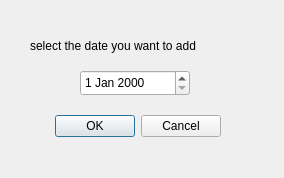
<?xml version="1.0" encoding="UTF-8"?>
<ui version="4.0">
 <class>Dialog</class>
 <widget class="QDialog" name="Dialog">
  <property name="geometry">
   <rect>
    <x>0</x>
    <y>0</y>
    <width>284</width>
    <height>178</height>
   </rect>
  </property>
  <property name="windowTitle">
   <string>Dialog</string>
  </property>
  <widget class="QDialogButtonBox" name="buttonBox">
   <property name="geometry">
    <rect>
     <x>50</x>
     <y>110</y>
     <width>171</width>
     <height>32</height>
    </rect>
   </property>
   <property name="orientation">
    <enum>Qt::Horizontal</enum>
   </property>
   <property name="standardButtons">
    <set>QDialogButtonBox::Cancel|QDialogButtonBox::Ok</set>
   </property>
  </widget>
  <widget class="QLabel" name="label">
   <property name="geometry">
    <rect>
     <x>30</x>
     <y>30</y>
     <width>221</width>
     <height>31</height>
    </rect>
   </property>
   <property name="text">
    <string>select the date you want to add</string>
   </property>
  </widget>
  <widget class="QDateEdit" name="dateEdit">
   <property name="geometry">
    <rect>
     <x>80</x>
     <y>70</y>
     <width>110</width>
     <height>26</height>
    </rect>
   </property>
   <property name="calendarPopup">
    <bool>false</bool>
   </property>
  </widget>
 </widget>
 <resources/>
 <connections>
  <connection>
   <sender>buttonBox</sender>
   <signal>accepted()</signal>
   <receiver>Dialog</receiver>
   <slot>accept()</slot>
   <hints>
    <hint type="sourcelabel">
     <x>248</x>
     <y>254</y>
    </hint>
    <hint type="destinationlabel">
     <x>157</x>
     <y>274</y>
    </hint>
   </hints>
  </connection>
  <connection>
   <sender>buttonBox</sender>
   <signal>rejected()</signal>
   <receiver>Dialog</receiver>
   <slot>reject()</slot>
   <hints>
    <hint type="sourcelabel">
     <x>316</x>
     <y>260</y>
    </hint>
    <hint type="destinationlabel">
     <x>286</x>
     <y>274</y>
    </hint>
   </hints>
  </connection>
 </connections>
</ui>
